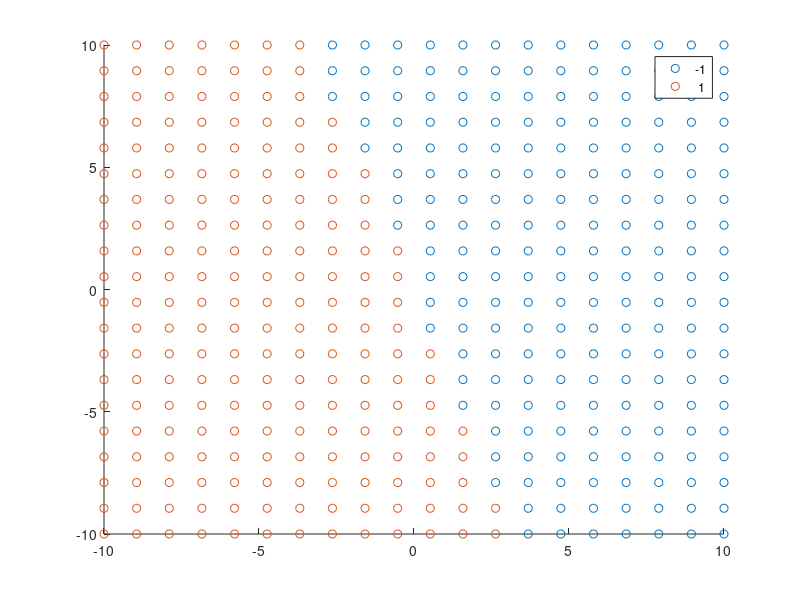

This chart was generated by the following MATLAB code: (Note: this script raises an error after producing the figure.)
%% Clear
clear all
clc

%% Simulate data

% Simulated dataset
n=20;
x1=linspace(-10,10,n);
x2=linspace(-10,10,n);
[X1,X2]=meshgrid(x1,x2);
Y=2*(X1^3-3*X1>X2)-1;

% Reshape step
x1m=reshape(X1,n^2,1);
x2m=reshape(X2,n^2,1);
Xm=[x1m x2m];
y=reshape(Y,n^2,1);
Ym=y*y';
Ver=[Xm y];

%% Scatter plot of the data

figure(1)
gscatter(x1m,x2m,y)

%% Kernel matrix

K=zeros(n^2);
for i=1:n^2
    for j=1:n^2
        K(i,j)=Xm(i,:)*Xm(j,:)';
    end
end

%% Set variables for optimization

H=K.*Ym;
onev=ones(1,n^2)';
Aeq=y';
beq=0;
c=1;
lb=zeros(1,n^2);
ub=c*ones(1,n^2);

%% Optimal alpha values

alpha = quadprog((1/2)*H,-onev,[],[],Aeq,beq,lb,ub);

%% Support values and support vectors

ind=(alpha>1e-10)&(alpha<c);
alpha_sv=alpha(ind);
x_sv=Xm(ind,:);
y_sv=y(ind);

%% Calculation of w and b

w=sum([alpha_sv.*y_sv alpha_sv.*y_sv].*x_sv)';
b=mean(1./y_sv-x_sv*w);

%% Prediction model

x=[10 1]';
y_est=sign(w'*x+b);

%% Plots

figure(2)
gscatter(x1m,x2m,y)
hold on
plot(x1,(-w(1)*x1-b)/w(2))
axis([-10 10 -10 10])
hold off
